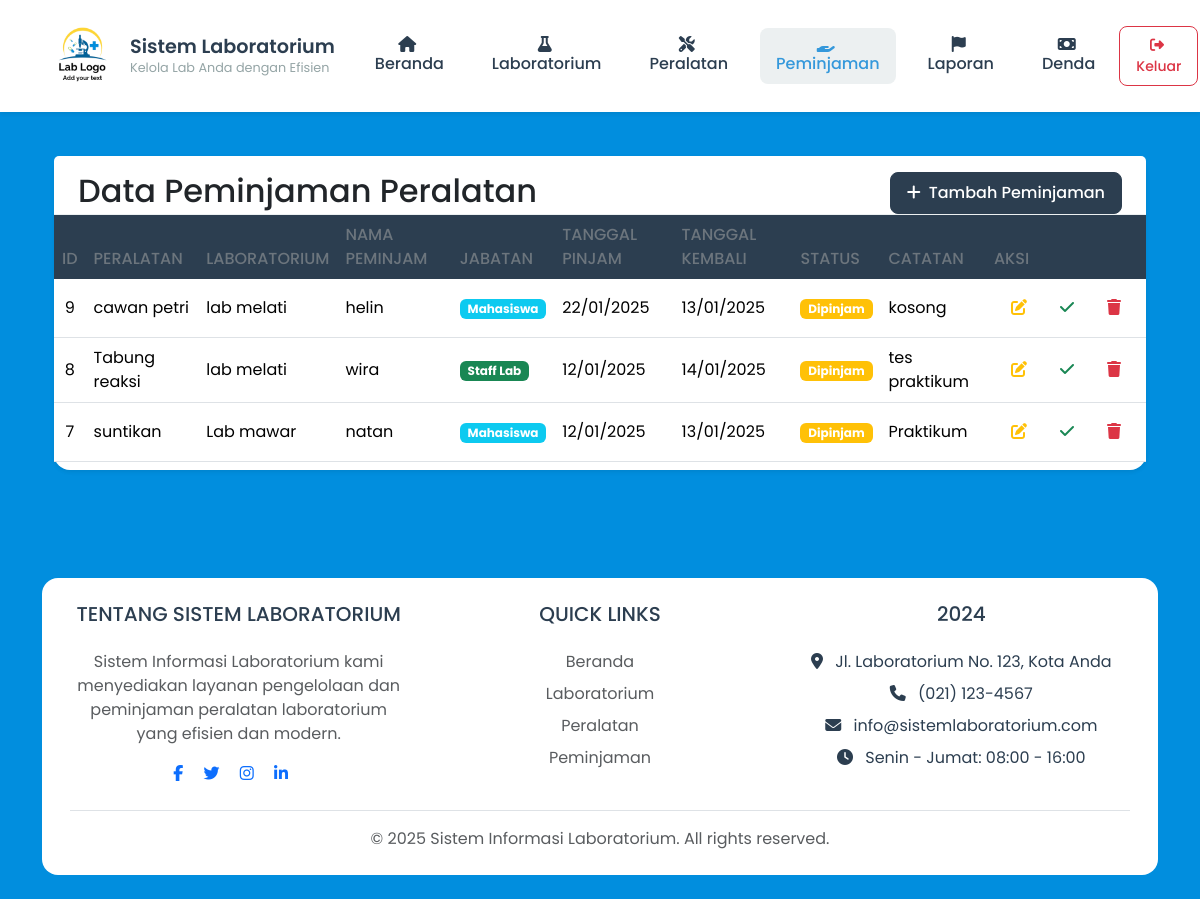
The app's page /peminjaman.php (signed in) with its own data.
### tables this page shows
CREATE TABLE IF NOT EXISTS `peminjaman` (
  `PeminjamanID` int NOT NULL AUTO_INCREMENT,
  `PeralatanID` int DEFAULT NULL,
  `NamaPeminjam` varchar(100) NOT NULL,
  `JabatanPeminjam` enum('Mahasiswa','Dosen','Staff Lab','Satpam') NOT NULL,
  `TanggalPinjam` date NOT NULL,
  `TanggalKembali` date DEFAULT NULL,
  `Status` enum('Dipinjam','Dikembalikan','Terlambat') DEFAULT 'Dipinjam',
  `Catatan` text,
  `CreatedAt` timestamp NOT NULL DEFAULT CURRENT_TIMESTAMP,
  PRIMARY KEY (`PeminjamanID`),
  KEY `PeralatanID` (`PeralatanID`),
  CONSTRAINT `peminjaman_ibfk_1` FOREIGN KEY (`PeralatanID`) REFERENCES `peralatan` (`PeralatanID`) ON DELETE SET NULL ON UPDATE CASCADE
);

CREATE TABLE IF NOT EXISTS `peralatan` (
  `PeralatanID` int NOT NULL AUTO_INCREMENT,
  `NamaPeralatan` varchar(100) NOT NULL,
  `Gambar` varchar(255) DEFAULT NULL,
  `LabID` int DEFAULT NULL,
  `Kondisi` enum('Baik','Rusak','Perbaikan') DEFAULT 'Baik',
  `TanggalPembelian` date DEFAULT NULL,
  `HargaBarang` decimal(10,2) NOT NULL DEFAULT '0.00',
  PRIMARY KEY (`PeralatanID`),
  KEY `LabID` (`LabID`),
  CONSTRAINT `peralatan_ibfk_1` FOREIGN KEY (`LabID`) REFERENCES `laboratorium` (`LabID`) ON DELETE SET NULL ON UPDATE CASCADE
);

CREATE TABLE IF NOT EXISTS `laboratorium` (
  `LabID` int NOT NULL AUTO_INCREMENT,
  `NamaLab` varchar(100) NOT NULL,
  `Lokasi` varchar(255) DEFAULT NULL,
  `Kapasitas` int DEFAULT NULL,
  `Deskripsi` text,
  PRIMARY KEY (`LabID`)
);

### peminjaman.php (the view, shortened to what this page needs)
<?php
require_once 'config/database.php';
include 'includes/header.php';
$stmt = $pdo->query("SELECT p.*, pr.NamaPeralatan, l.NamaLab
                     FROM Peminjaman p
                     LEFT JOIN Peralatan pr ON p.PeralatanID = pr.PeralatanID
                     LEFT JOIN Laboratorium l ON pr.LabID = l.LabID
                     ORDER BY p.CreatedAt DESC");
$loans = $stmt->fetchAll();
?>
<div class="container-fluid py-4">
    <div class="row mb-4">
        <div class="col-12">
            <div class="card">
                <div class="card-header pb-0">
                    <div class="row">
                        <div class="col-md-6">
                            <h2 class="mb-0">Data Peminjaman Peralatan</h2>
                        </div>
                        <div class="col-md-6 text-end">
                            <button type="button" class="btn btn-primary" data-bs-toggle="modal" data-bs-target="#addLoanModal">
                                <i class="fas fa-plus me-2"></i>Tambah Peminjaman
                            </button>
                        </div>
                    </div>
                </div>
                <div class="card-body px-0 pt-0 pb-2">
                    <div class="table-responsive p-0">
                        <table class="table align-items-center mb-0">
                            <thead>
                                <tr>
                                    <th class="text-uppercase text-secondary text-xxs font-weight-bolder opacity-7">ID</th>
                                    <th class="text-uppercase text-secondary text-xxs font-weight-bolder opacity-7 ps-2">Peralatan</th>
                                    <th class="text-uppercase text-secondary text-xxs font-weight-bolder opacity-7 ps-2">Laboratorium</th>
                                    <th class="text-uppercase text-secondary text-xxs font-weight-bolder opacity-7 ps-2">Nama Peminjam</th>
                                    <th class="text-uppercase text-secondary text-xxs font-weight-bolder opacity-7 ps-2">Jabatan</th>
                                    <th class="text-uppercase text-secondary text-xxs font-weight-bolder opacity-7 ps-2">Tanggal Pinjam</th>
                                    <th class="text-uppercase text-secondary text-xxs font-weight-bolder opacity-7 ps-2">Tanggal Kembali</th>
                                    <th class="text-uppercase text-secondary text-xxs font-weight-bolder opacity-7 ps-2">Status</th>
                                    <th class="text-uppercase text-secondary text-xxs font-weight-bolder opacity-7 ps-2">Catatan</th>
                                    <th class="text-uppercase text-secondary text-xxs font-weight-bolder opacity-7 ps-2">Aksi</th>
                                </tr>
                            </thead>
                            <tbody>
                                <?php foreach ($loans as $loan): ?>
                                <tr>
                                    <td class="align-middle text-center">
                                        <p class="text-xs font-weight-bold mb-0"><?= $loan['PeminjamanID'] ?></p>
                                    </td>
                                    <td>
                                        <p class="text-xs font-weight-bold mb-0"><?= htmlspecialchars($loan['NamaPeralatan']) ?></p>
                                    </td>
                                    <td>
                                        <p class="text-xs font-weight-bold mb-0"><?= htmlspecialchars($loan['NamaLab']) ?></p>
                                    </td>
                                    <td>
                                        <p class="text-xs font-weight-bold mb-0"><?= htmlspecialchars($loan['NamaPeminjam']) ?></p>
                                    </td>
                                    <td>
                                        <span class="badge badge-sm bg-<?=
                                            $loan['JabatanPeminjam'] == 'Dosen' ? 'primary' :
                                            ($loan['JabatanPeminjam'] == 'Staff Lab' ? 'success' :
                                            ($loan['JabatanPeminjam'] == 'Satpam' ? 'warning' : 'info'))
                                        ?>">
                                            <?= $loan['JabatanPeminjam'] ?>
                                        </span>
                                    </td>
                                    <td>
                                        <p class="text-xs font-weight-bold mb-0"><?= date('d/m/Y', strtotime($loan['TanggalPinjam'])) ?></p>
                                    </td>
                                    <td>
                                        <p class="text-xs font-weight-bold mb-0">
                                            <?= $loan['TanggalKembali'] ? date('d/m/Y', strtotime($loan['TanggalKembali'])) : '-' ?>
                                        </p>
                                    </td>
                                    <td>
                                        <span class="badge badge-sm bg-<?=
                                            $loan['Status'] == 'Dikembalikan' ? 'success' :
                                            ($loan['Status'] == 'Terlambat' ? 'danger' : 'warning')
                                        ?>">
                                            <?= $loan['Status'] ?>
                                        </span>
                                    </td>
                                    <td>
                                        <p class="text-xs font-weight-bold mb-0"><?= htmlspecialchars($loan['Catatan']) ?></p>
                                    </td>
                                    <td>
                                        <div class="btn-group">
                                            <?php if ($loan['Status'] == 'Dipinjam'): ?>
                                            <button class="btn btn-link text-warning text-gradient px-3 mb-0 edit-btn"
                                                    data-id="<?= $loan['PeminjamanID'] ?>"
                                                    data-peralatan="<?= $loan['PeralatanID'] ?>"
                                                    data-nama="<?= htmlspecialchars($loan['NamaPeminjam']) ?>"
                                                    data-jabatan="<?= $loan['JabatanPeminjam'] ?>"
                                                    data-tanggal="<?= $loan['TanggalPinjam'] ?>"
                                                    data-tanggal-kembali="<?= $loan['TanggalKembali'] ?>"
                                                    data-catatan="<?= htmlspecialchars($loan['Catatan']) ?>"
                                                    data-bs-toggle="modal"
                                                    data-bs-target="#editLoanModal">
                                                <i class="fas fa-edit"></i>
                                            </button>
                                            <a href="?return=<?= $loan['PeminjamanID'] ?>"
                                               class="btn btn-link text-success text-gradient px-3 mb-0"
                                               onclick="return confirm('Apakah Anda yakin ingin mengembalikan peralatan ini?')">
                                                <i class="fas fa-check"></i>
                                            </a>
                                            <?php endif; ?>
                                            <a href="?delete=<?= $loan['PeminjamanID'] ?>"
                                               class="btn btn-link text-danger text-gradient px-3 mb-0"
                                               onclick="return confirm('Apakah Anda yakin ingin menghapus data peminjaman ini?')">
                                                <i class="fas fa-trash"></i>
                                            </a>
                                        </div>
                                    </td>
                                </tr>
                                <?php endforeach; ?>
                            </tbody>
                        </table>
                    </div>
                </div>
            </div>
        </div>
    </div>
</div>
<?php include 'includes/footer.php'; ?>

### records on screen
peminjaman: PeminjamanID "9", PeralatanID.NamaPeralatan "cawan petri", laboratorium.NamaLab "lab melati", NamaPeminjam "helin", JabatanPeminjam "Mahasiswa", TanggalPinjam "22/01/2025", TanggalKembali "13/01/2025", Status "Dipinjam", Catatan "kosong"
peminjaman: PeminjamanID "8", PeralatanID.NamaPeralatan "Tabung reaksi", laboratorium.NamaLab "lab melati", NamaPeminjam "wira", JabatanPeminjam "Staff Lab", TanggalPinjam "12/01/2025", TanggalKembali "14/01/2025", Status "Dipinjam", Catatan "tes praktikum"
peminjaman: PeminjamanID "7", PeralatanID.NamaPeralatan "suntikan", laboratorium.NamaLab "Lab mawar", NamaPeminjam "natan", JabatanPeminjam "Mahasiswa", TanggalPinjam "12/01/2025", TanggalKembali "13/01/2025", Status "Dipinjam", Catatan "Praktikum"
